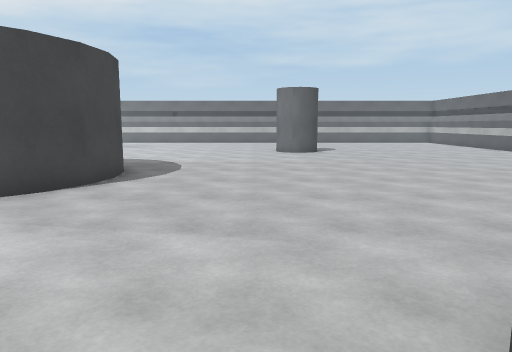
[1] (above)

20 first-person views from a walk through a 3-D level made in the Unity game engine. The camera is 1.3 m above the floor, tilts 8° down and sees 70° across. The floor is counted in squares, 1 m on a side. Each view is taken from the middle of a square. On the plan, view 1 faces up. The plan holds only what a view shows up to about 15 squares ahead; the rest is blank. The place goes on beyond the plan. The player character is not drawn. Some animated figures are left out. Surface patterns are stand-ins for the level's own textures.

[2]
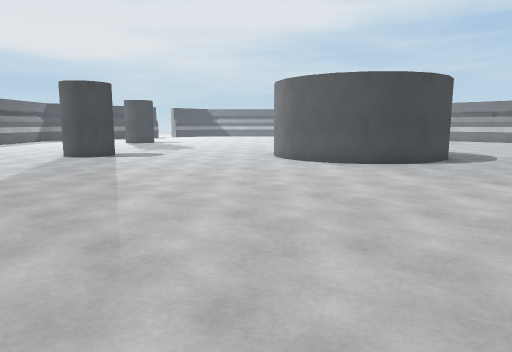

[3]
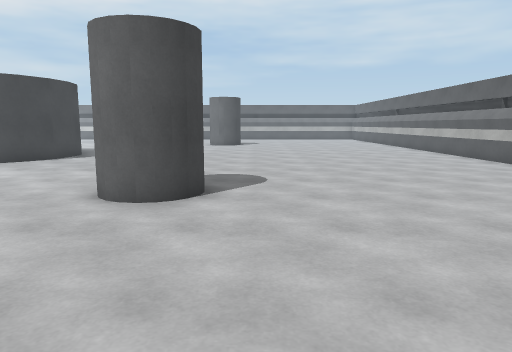

[4]
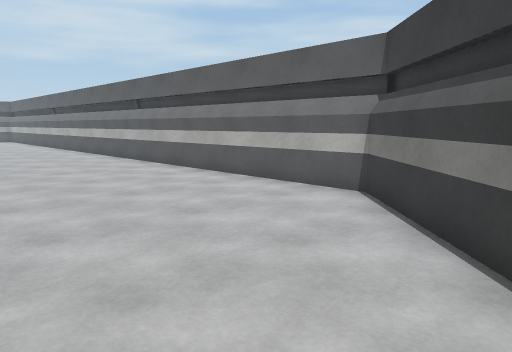

[5]
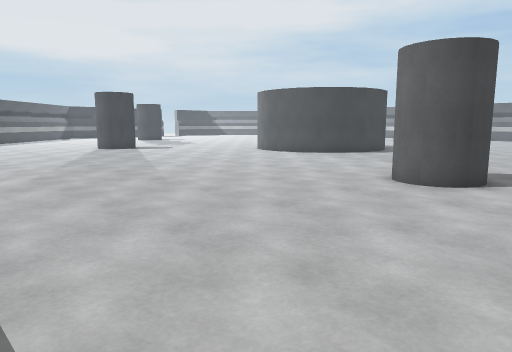

[6]
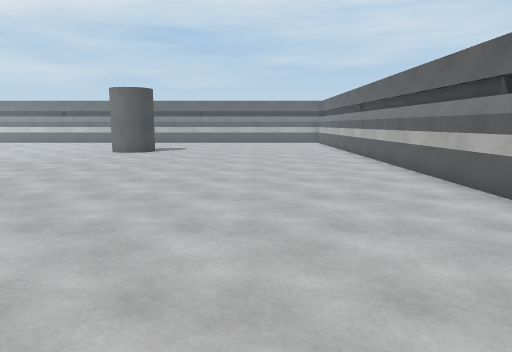

[7]
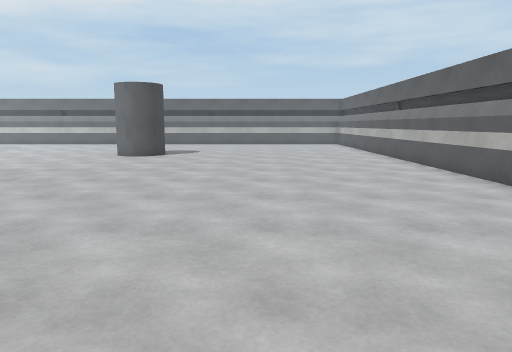

[8]
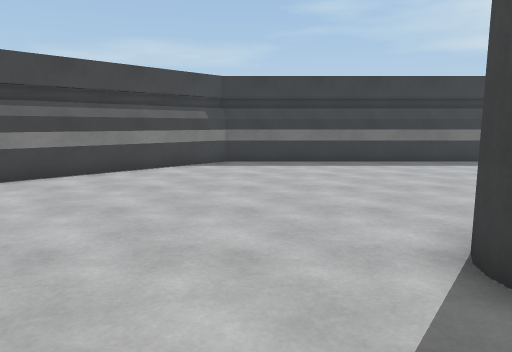

[9]
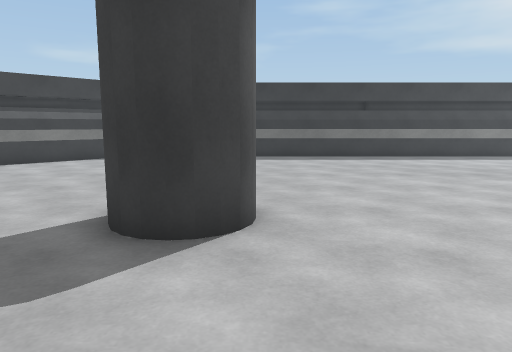

[10]
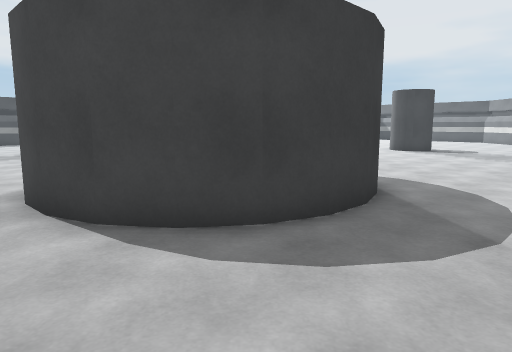

[11]
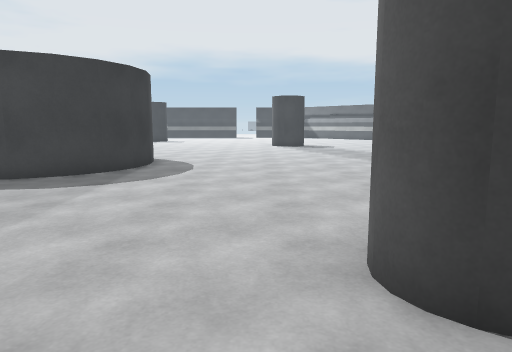

[12]
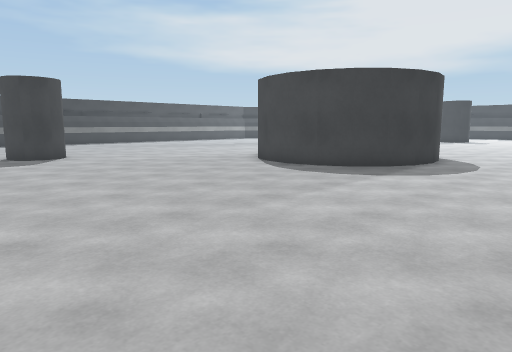

[13]
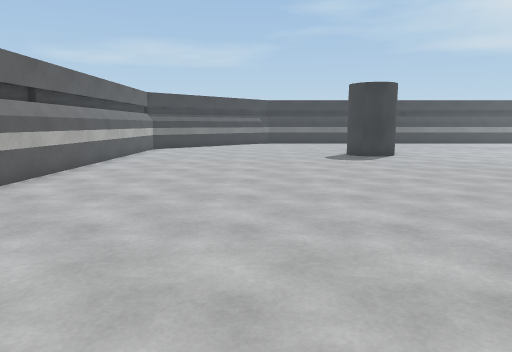

[14]
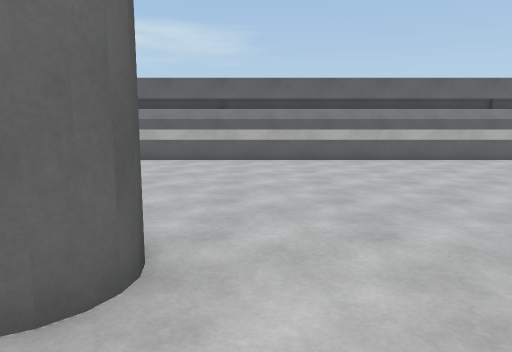

[15]
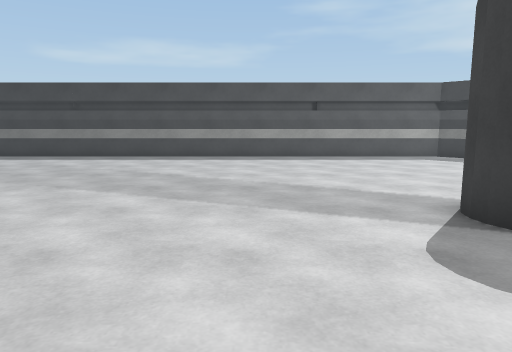

[16]
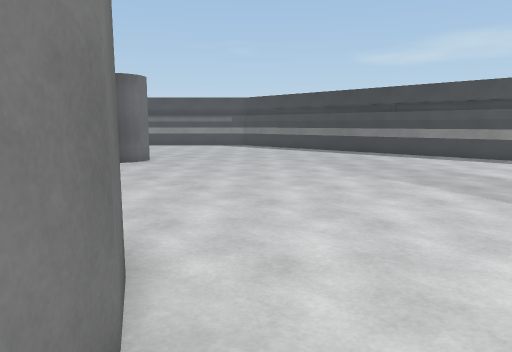

[17]
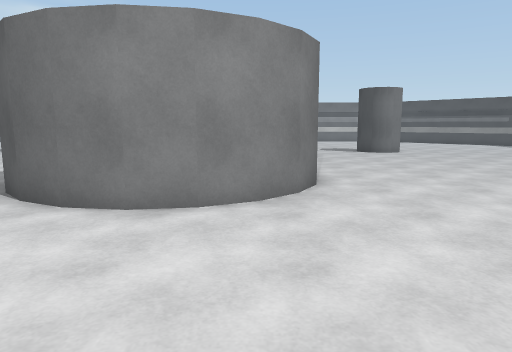

[18]
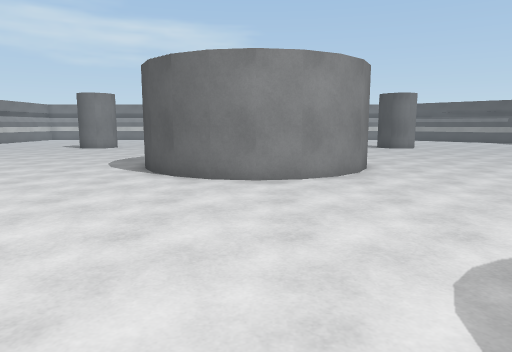

[19]
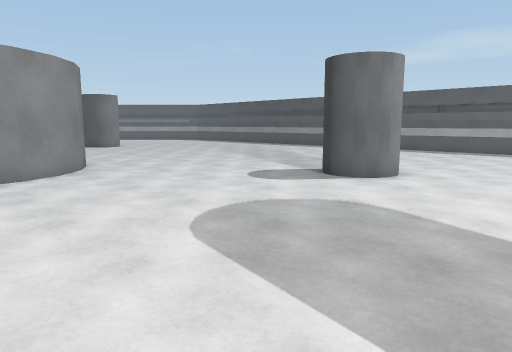

[20]
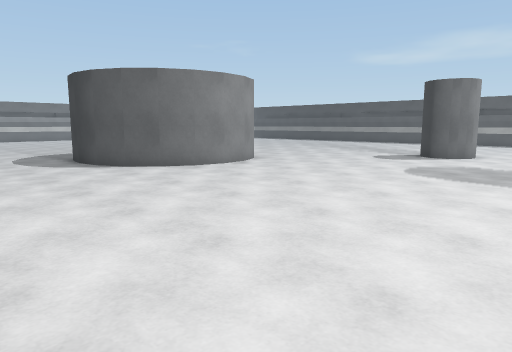

### Floor plan
Key: @ floor where view 1 was taken; # wall or solid block; . floor; C grey cylinder.
Columns run from 20 left of view 1 to 13 right of it. Each row starts with its distance up from view 1.
 17 .     ................C..........#
 16  ................................#
 15 .................................#
 14 .................................#
 13  ................................#
 12  ..........#####.................#
 11  .........##   ##................#
 10 ..........#     #................#
  9  .........#     #................#
  8 ..........#     #................#
  7 ..........##   ##................#
  6  ..........#####.................#
  5  ................................#
  4  ................................#
  3  ................................#
  2  ....C................C..........#
  1   ..C C..............C C.........#
  0   ...C..............@.C..........#
 -1   ...............................#
 -2   ...............................#
 -3   ..............................##
 -4    ............................##
 -5    ...........................##
 -6   ...........................##
 -7   ..........................##
 -8  ..........................##
 -9  ###########################

Positions as (right, up) in squares from view 1, and headings:
1: (0, 0), facing up
2: (1, -5), facing up-left
3: (4, -6), facing up
4: (6, -6), facing up-right
5: (5, -8), facing up-left
6: (8, 0), facing up
7: (7, 2), facing up
8: (5, 4), facing down
9: (1, 6), facing down
10: (1, 10), facing left
11: (5, 16), facing left
12: (6, 17), facing down-left
13: (7, 17), facing down
14: (-1, 16), facing right
15: (-11, 6), facing down
16: (-11, 7), facing down-right
17: (-16, 7), facing right
18: (-19, 9), facing right
19: (-20, 10), facing down-right
20: (-20, 17), facing down-right
